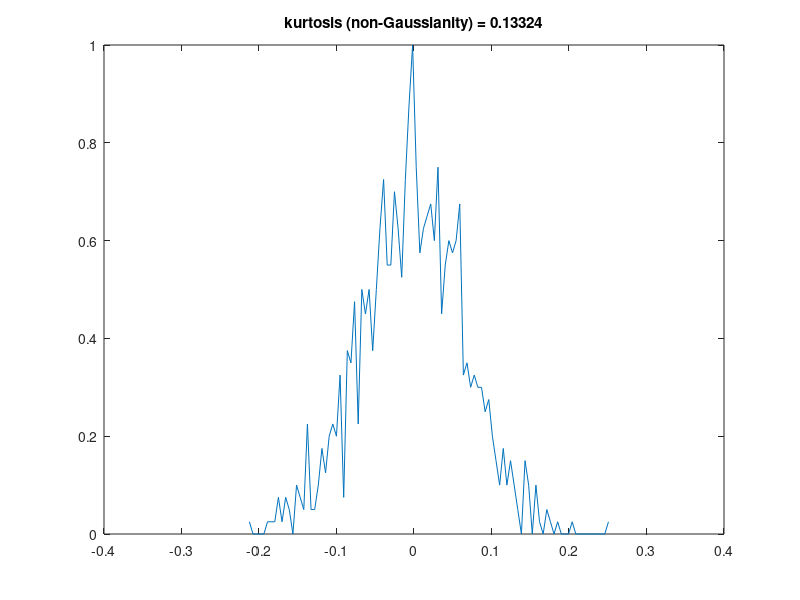

Reproduce this figure in MATLAB.
%% Author: Lu, Chia-Feng 2013.11.28
clear, close all
clc

%% initialize parameters
NumofVariable=20;
N = 10000; % data points 

%% generate rand data
X=[];
for i=1:NumofVariable
    X(i,:) = rand(1,1000)-0.5;    % uniform rand noise 
%     X(i,:) = sin(2*pi*i*[1:1000]/500);   % sine wave
end

%% mix variables and plot histogram
mixX = mean(X,1);
mixX_kurt=kurtosis(mixX)-3;  % help kurtosis for details

[count,bin]=hist(mixX,100);
figure,plot(bin, count/max(count))
title(['kurtosis (non-Gaussianity) = ' num2str(mixX_kurt)])



